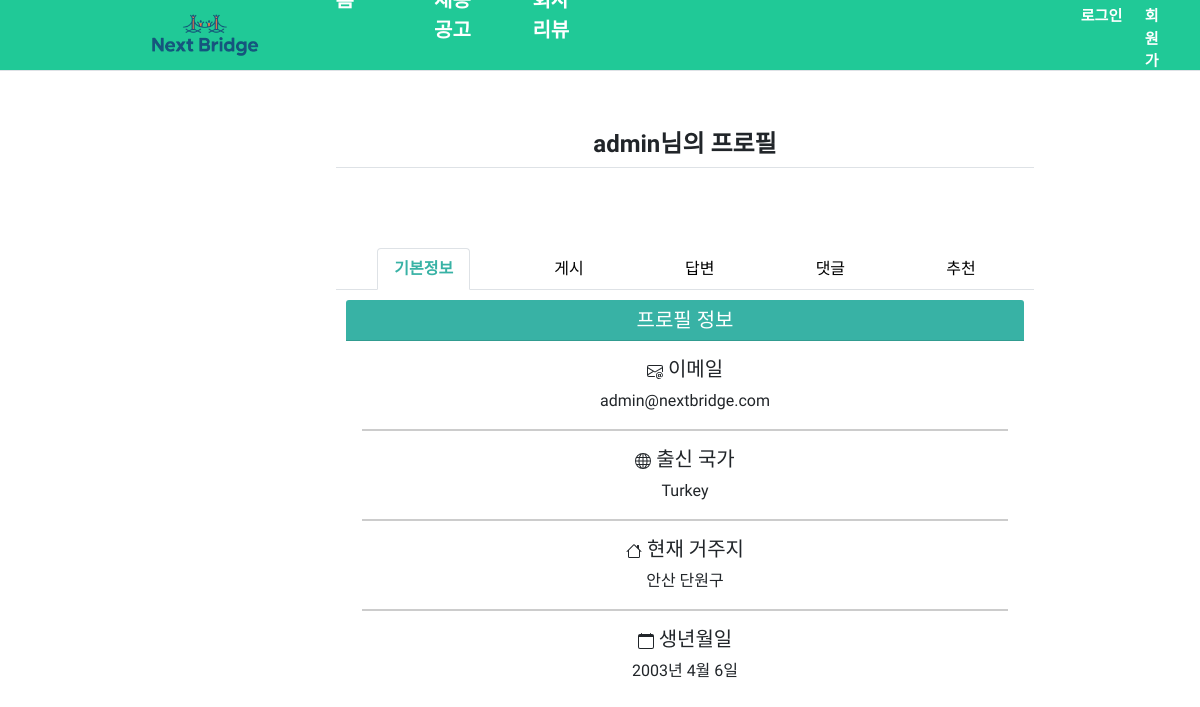
The page /common/profile/base/1/ on the database its author committed.
### common/models.py (models this page shows, shortened)
class UserProfile(models.Model):
    user = models.OneToOneField(User, on_delete=models.CASCADE, related_name="profile")
    country = CountryField(blank_label='(Select country)', null=True, blank=True)  # 출신 국가
    address = models.CharField(max_length=255, null=True, blank=True)  # 거주지
    birth_date = models.DateField(null=True, blank=True)  # 생년월일
    age = models.PositiveIntegerField(null=True, blank=True)

### common/views/profile_views.py (the view)
# urls.py: path('profile/base/<int:user_id>/', profile_views.profile_base, name='profile_base'),
def profile_base(request, user_id):
    profile_user = get_object_or_404(User, pk=user_id)
    user_profile = profile_user.profile  # UserProfile 객체
    context = {
        'profile_user': profile_user,
        'user_profile': user_profile,
        'profile_type': 'base'
    }
    return render(request, 'common/profile/profile_base.html', context)

### templates/common/profile/profile_base.html (shortened to what this page needs)
{% extends "base.html" %}
{% block content %}
<div class ="center_pro_base ">
    <div class="container my-5" style="width:100%;">
        <div style =" margin : 0 0 80px 0;">
        <h4 class="border-bottom pb-2 my-3 text-center">{{ profile_user.username }}님의 프로필</h4>
        </div>
        {% include "common/profile/profile_tabs.html" %}
        <div id="profile_base">
            <div class="text_card">
                <div class="card-header bg-primary text-white text-center" style="background-color: #38B2A5 !important;">
                    <h5 class="mb-0">프로필 정보</h5>
                </div>
                <div class="card-body">
                    <div class="mb-3" style = "border-bottom: 2px solid #ccc;" >
                        <h5 class="card-title">
                            이메일</h5>
                        <p class="card-text">{{ profile_user.email }}</p>
                    </div>
                    <div class="mb-3"  style = "border-bottom: 2px solid #ccc;">
                        <h5 class="card-title">
                          출신 국가</h5>
                        <p class="card-text">
                            {{ user_profile.country.name }}
                        </p>
                    </div>
                    <div class="mb-3"  style = "border-bottom: 2px solid #ccc; margin: 0 0 3px 0;">
                        <h5 class="card-title">
                          현재 거주지</h5>
                        <p class="card-text">{{ user_profile.address }}</p>
                    </div>
                    <div class="mb-2">
                        <h5 class="card-title">
                            <svg xmlns="http://www.w3.org/2000/svg" width="16" height="16" fill="currentColor" class="bi bi-calendar" viewBox="0 0 16 16">
                                <path d="M3.5 0a.5.5 0 0 1 .5.5V1h8V.5a.5.5 0 0 1 1 0V1h1a2 2 0 0 1 2 2v11a2 2 0 0 1-2 2H2a2 2 0 0 1-2-2V3a2 2 0 0 1 2-2h1V.5a.5.5 0 0 1 .5-.5M1 4v10a1 1 0 0 0 1 1h12a1 1 0 0 0 1-1V4z"/>
                            </svg>
                            생년월일
                        </h5>
                        <p class="card-text">{{ user_profile.birth_date }}</p>
                    </div>
                </div>
        </div>
    </div>
</div>
{% endblock %}

### static/style.css (style rules this page uses)
body { font-family: "Gowun Dodum", serif; font-weight: 400; font-style: normal; }
.center_pro_base { display: flex; justify-content: center; box-sizing: border-box; width: 770px; margin : 50px 0 0 270px; border : 10px; }
.text_card { text-align: center; padding : 10px; }
.border-bottom.pb-2.my-3 { text-align: center; font-weight:bold; }

### rows shown on the page
UserProfile: country.name "Turkey", address "안산 단원구", birth_date "2003년 4월 6일"

### other values the page prints
{{ profile_user.username }} "admin"
{{ profile_user.email }} "admin@nextbridge.com"
